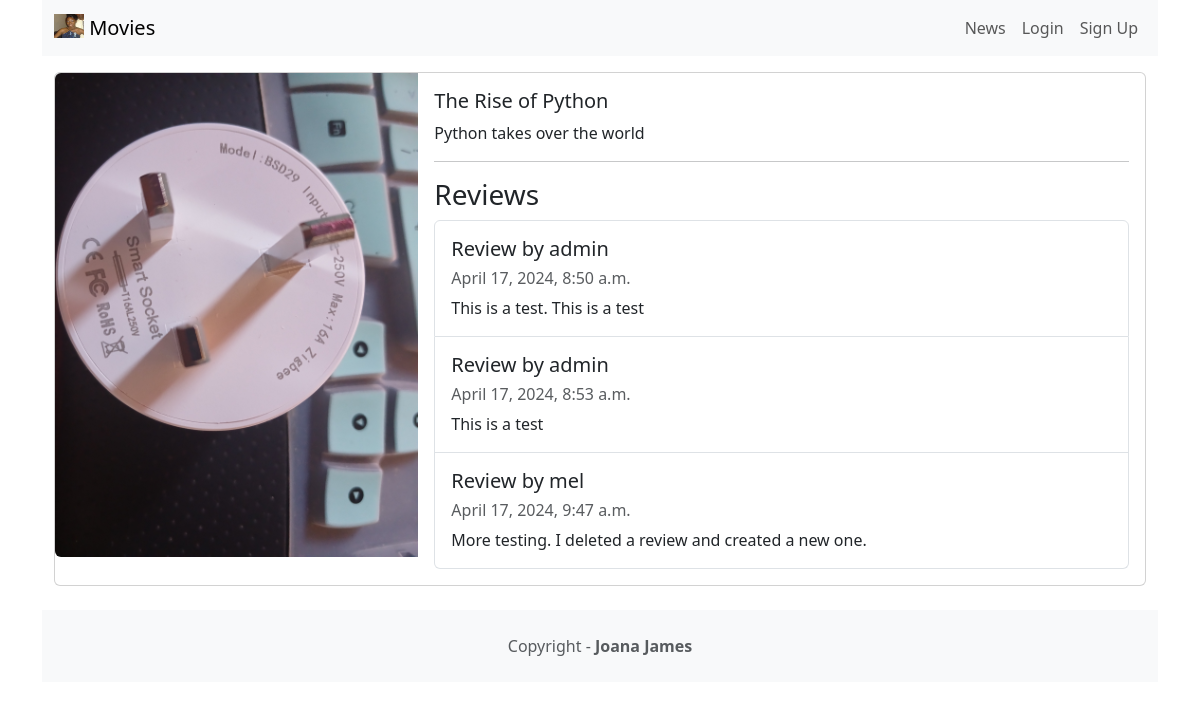
/movie/1, run on the app's committed database.
### movie/models.py (models this page shows, shortened)
class Movie(models.Model):
    title = models.CharField(max_length=100)
    description = models.CharField(max_length=250)
    image = models.ImageField(upload_to='movie/images/')
    url = models.URLField(blank=True)

class Review(models.Model):
    text = models.CharField(max_length=100)
    date = models.DateTimeField(auto_now_add=True)
    user = models.ForeignKey(User,on_delete=models.CASCADE)
    movie = models.ForeignKey(Movie,on_delete=models.CASCADE)
    watchAgain = models.BooleanField()

### movie/views.py (the view)
# urls.py: path('<int:movie_id>', views.detail, name='detail'),
def detail(request, movie_id):
    movie = get_object_or_404(Movie, pk=movie_id)
    reviews = Review.objects.filter(movie=movie)
    return render(request, 'detail.html', {'movie': movie, 'reviews': reviews})

### movie/templates/detail.html (shortened to what this page needs)
<!DOCTYPE html>
<html lang="en">
<head>
    <link href="https://cdn.jsdelivr.net/npm/bootstrap@5.3.3/dist/css/bootstrap.min.css" rel="stylesheet">
</head>
<body>
<div class="container">
{% extends 'base.html' %}
{% block content %}
<div class="card mb-3">
    <div class="row g-0">
        <div class="col-md-4">
            <img src="{{ movie.image.url }}"
                 class ="img-fluid rounded-start" alt="">
        </div>
        <div class ="col-md-8">
            <div class="card-body">
                <h5 class="card-title">{{ movie.title }} </h5>
                <p class="card-text"> {{ movie.description }}</p>
                <hr />
                <h3>Reviews</h3>
                <ul class="list-group">
                    {% for review in reviews %}
                        <li class="list-group-item pb-3 pt-3">
                            <h5 class="card-title">
                                Review by {{ review.user.username }}
                            </h5>
                            <h6 class="car-subtitle mb-2 text-muted">
                                {{ review.date }}
                            </h6>
                            <p class="card-text">{{ review.text }}</p>
                        </li>
                    {% endfor %}
                </ul>
            </div>
        </div>
    </div>
</div>
{% endblock content %}

### moviereviews/templates/base.html (shortened to what this page needs)
<!DOCTYPE html>
<html lang="en">
<head>
</head>
<body>
<nav class="navbar navbar-expand-lg navbar-light bg-light mb-3">
    <div class="container">
        <a class="navbar-brand" href="{% url 'home' %}">
            {% load static %}
            <img src="{% static 'images/movie.png' %}" alt="" width="30" height="24" class="d-inline-block align-text-top" />
            Movies</a>
        <div class="collapse navbar-collapse" id="navbarNavAltMarkup">
            <div class="navbar-nav ms-auto">
                <a class="nav-link" href="{% url 'news' %}">News</a>
                {% if user.is_authenticated %}
              <a class="nav-link" href="{% url 'logoutaccount' %}">
                Logout ({{ user.username }})
              </a>
            {% else %}
              <a class="nav-link" href="{% url 'loginaccount' %}">
                Login
              </a>
              <a class="nav-link" href="{% url 'signupaccount' %}">
                Sign Up
              </a>
            {% endif %}
            </div>
        </div>
    </div>
</nav>
<div class="container">
  {% block content %}
  {% endblock content %}
</div>
<footer class="text-canter text-lg-start bg-light text-muted mt-4">
    <div class="text-center p-4">
        Copyright -
        <a class="text-reset fw-bold text-decoration-none" target="_blank" href="https://twitter.com/joana_james">Joana James</a>
    </div>
</footer>
</body>
</html>

### data on the page
Movie: image (picture), title "The Rise of Python", description "Python takes over the world"
Review: user.username "admin", date "April 17, 2024, 8:50 a.m.", text "This is a test. This is a test"
Review: user.username "admin", date "April 17, 2024, 8:53 a.m.", text "This is a test"
Review: user.username "mel", date "April 17, 2024, 9:47 a.m.", text "More testing. I deleted a review and created a new one."
